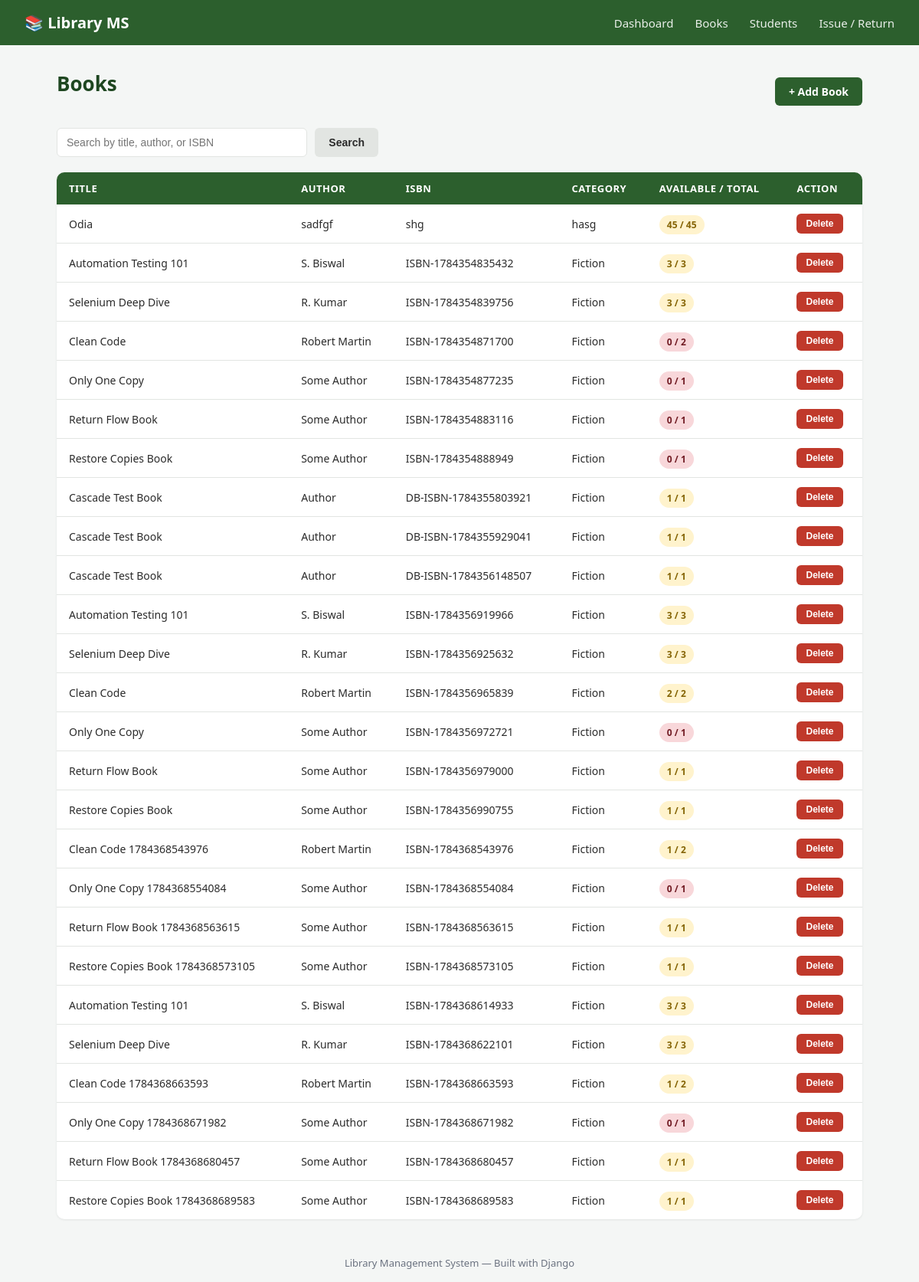
The page /books/ on the database its author committed.
### library/models.py (models this page shows, shortened)
class Book(models.Model):
    title = models.CharField(max_length=200)
    author = models.CharField(max_length=150)
    isbn = models.CharField(max_length=20, unique=True)
    category = models.CharField(max_length=100, blank=True)
    total_copies = models.PositiveIntegerField(default=1)
    available_copies = models.PositiveIntegerField(default=1)
    added_on = models.DateField(auto_now_add=True)
    @property
    def is_available(self):
        return self.available_copies > 0

### library/views.py (the view)
# urls.py: path('books/', views.book_list, name='book_list'),
def book_list(request):
    query = request.GET.get('q', '')
    books = Book.objects.all()
    if query:
        books = books.filter(
            Q(title__icontains=query) | Q(author__icontains=query) | Q(isbn__icontains=query)
        )
    return render(request, 'library/book_list.html', {'books': books, 'query': query})

### library/templates/library/book_list.html (shortened to what this page needs)
{% extends 'library/base.html' %}
{% block content %}
<div class="page-header">
    <h1 class="page-title">Books</h1>
    <a href="{% url 'book_add' %}" class="btn btn-primary">+ Add Book</a>
</div>
<form method="get" class="search-form">
    <input type="text" name="q" placeholder="Search by title, author, or ISBN" value="{{ query }}">
    <button type="submit" class="btn btn-secondary">Search</button>
</form>
<table class="data-table">
    <thead>
        <tr>
            <th>Title</th>
            <th>Author</th>
            <th>ISBN</th>
            <th>Category</th>
            <th>Available / Total</th>
            <th>Action</th>
        </tr>
    </thead>
    <tbody>
        {% for book in books %}
        <tr>
            <td>{{ book.title }}</td>
            <td>{{ book.author }}</td>
            <td>{{ book.isbn }}</td>
            <td>{{ book.category|default:"—" }}</td>
            <td>
                <span class="badge {% if book.is_available %}badge-issued{% else %}badge-overdue{% endif %}">
                    {{ book.available_copies }} / {{ book.total_copies }}
                </span>
            </td>
            <td>
                <form method="post" action="{% url 'book_delete' book.pk %}" onsubmit="return confirm('Delete this book?');">
                    <button type="submit" class="btn btn-danger btn-sm">Delete</button>
                </form>
            </td>
        </tr>
        {% empty %}
        <tr><td colspan="6" class="empty-row">No books found.</td></tr>
        {% endfor %}
    </tbody>
</table>
{% endblock %}

### library/static/library/css/style.css (style rules this page uses)
:root { --primary: #2c5f2d; --primary-dark: #1e4620; --accent: #97bc62; --danger: #c0392b; --bg: #f4f6f5; --card-bg: #ffffff; --text: #2b2b2b; --text-light: #6b7280; --border: #e2e5e2; }
* { margin: 0; padding: 0; box-sizing: border-box; }
body { font-family: 'Segoe UI', Roboto, -apple-system, sans-serif; background: var(--bg); color: var(--text); min-height: 100vh; display: flex; flex-direction: column; }
.page-title { font-size: 26px; color: var(--primary-dark); margin-bottom: 20px; }
.page-header { display: flex; justify-content: space-between; align-items: center; flex-wrap: wrap; gap: 12px; margin-bottom: 20px; }
.data-table { width: 100%; background: var(--card-bg); border-collapse: collapse; border-radius: 10px; overflow: hidden; box-shadow: 0 1px 3px rgba(0,0,0,0.08); }
.data-table th { background: var(--primary); color: white; text-align: left; padding: 12px 16px; font-size: 13px; text-transform: uppercase; letter-spacing: 0.5px; }
.data-table td { padding: 12px 16px; border-bottom: 1px solid var(--border); font-size: 14px; }
.data-table tr:last-child td { border-bottom: none; }
.badge { padding: 4px 10px; border-radius: 20px; font-size: 12px; font-weight: 600; text-transform: uppercase; }
.badge-issued { background: #fff3cd; color: #856404; }
.badge-overdue { background: #f8d7da; color: #721c24; }
.btn { display: inline-block; padding: 9px 18px; border-radius: 6px; text-decoration: none; font-size: 14px; font-weight: 600; cursor: pointer; border: none; transition: background 0.2s, transform 0.1s; }
.btn-primary { background: var(--primary); color: white; }
.btn-secondary { background: #e2e5e2; color: var(--text); }
.btn-danger { background: var(--danger); color: white; }
.btn-sm { padding: 6px 12px; font-size: 12px; }
.search-form { display: flex; gap: 10px; margin-bottom: 20px; max-width: 420px; }
.search-form input { flex: 1; padding: 10px 12px; border: 1px solid var(--border); border-radius: 6px; font-size: 14px; }

### rows shown on the page
Book: title "Odia", author "sadfgf", isbn "shg", category "hasg", available_copies "45", total_copies "45"
Book: title "Automation Testing 101", author "S. Biswal", isbn "ISBN-1784354835432", category "Fiction", available_copies "3", total_copies "3"
Book: title "Selenium Deep Dive", author "R. Kumar", isbn "ISBN-1784354839756", category "Fiction", available_copies "3", total_copies "3"
Book: title "Clean Code", author "Robert Martin", isbn "ISBN-1784354871700", category "Fiction", available_copies "0", total_copies "2"
Book: title "Only One Copy", author "Some Author", isbn "ISBN-1784354877235", category "Fiction", available_copies "0", total_copies "1"
Book: title "Return Flow Book", author "Some Author", isbn "ISBN-1784354883116", category "Fiction", available_copies "0", total_copies "1"
Book: title "Restore Copies Book", author "Some Author", isbn "ISBN-1784354888949", category "Fiction", available_copies "0", total_copies "1"
Book: title "Cascade Test Book", author "Author", isbn "DB-ISBN-1784355803921", category "Fiction", available_copies "1", total_copies "1"
Book: title "Cascade Test Book", author "Author", isbn "DB-ISBN-1784355929041", category "Fiction", available_copies "1", total_copies "1"
Book: title "Cascade Test Book", author "Author", isbn "DB-ISBN-1784356148507", category "Fiction", available_copies "1", total_copies "1"
Book: title "Automation Testing 101", author "S. Biswal", isbn "ISBN-1784356919966", category "Fiction", available_copies "3", total_copies "3"
Book: title "Selenium Deep Dive", author "R. Kumar", isbn "ISBN-1784356925632", category "Fiction", available_copies "3", total_copies "3"
Book: title "Clean Code", author "Robert Martin", isbn "ISBN-1784356965839", category "Fiction", available_copies "2", total_copies "2"
Book: title "Only One Copy", author "Some Author", isbn "ISBN-1784356972721", category "Fiction", available_copies "0", total_copies "1"
Book: title "Return Flow Book", author "Some Author", isbn "ISBN-1784356979000", category "Fiction", available_copies "1", total_copies "1"
Book: title "Restore Copies Book", author "Some Author", isbn "ISBN-1784356990755", category "Fiction", available_copies "1", total_copies "1"
Book: title "Clean Code 1784368543976", author "Robert Martin", isbn "ISBN-1784368543976", category "Fiction", available_copies "1", total_copies "2"
Book: title "Only One Copy 1784368554084", author "Some Author", isbn "ISBN-1784368554084", category "Fiction", available_copies "0", total_copies "1"
Book: title "Return Flow Book 1784368563615", author "Some Author", isbn "ISBN-1784368563615", category "Fiction", available_copies "1", total_copies "1"
Book: title "Restore Copies Book 1784368573105", author "Some Author", isbn "ISBN-1784368573105", category "Fiction", available_copies "1", total_copies "1"
Book: title "Automation Testing 101", author "S. Biswal", isbn "ISBN-1784368614933", category "Fiction", available_copies "3", total_copies "3"
Book: title "Selenium Deep Dive", author "R. Kumar", isbn "ISBN-1784368622101", category "Fiction", available_copies "3", total_copies "3"
Book: title "Clean Code 1784368663593", author "Robert Martin", isbn "ISBN-1784368663593", category "Fiction", available_copies "1", total_copies "2"
Book: title "Only One Copy 1784368671982", author "Some Author", isbn "ISBN-1784368671982", category "Fiction", available_copies "0", total_copies "1"
Book: title "Return Flow Book 1784368680457", author "Some Author", isbn "ISBN-1784368680457", category "Fiction", available_copies "1", total_copies "1"
Book: title "Restore Copies Book 1784368689583", author "Some Author", isbn "ISBN-1784368689583", category "Fiction", available_copies "1", total_copies "1"
